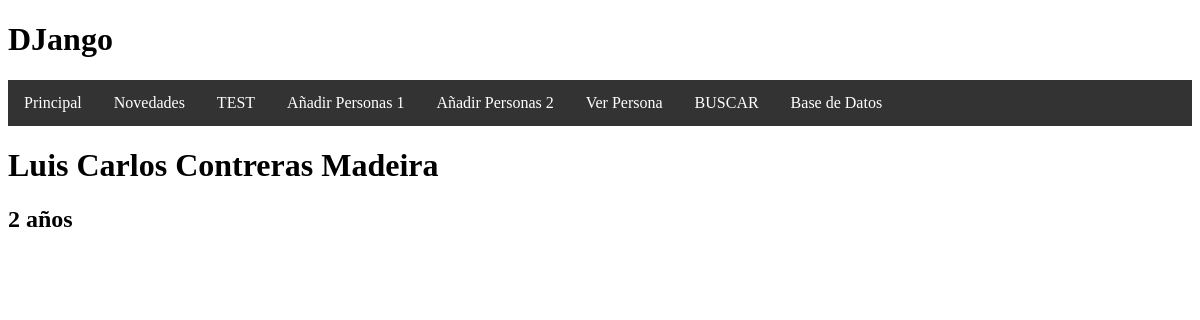
Page /showPersona/2/ on the committed database.
### personas/models.py (models this page shows)
class Persona(models.Model):
    nombres = models.CharField(max_length=100)
    apellidos = models.CharField(max_length=100)
    edad = models.IntegerField()
    donador = models.BooleanField()

### personas/views.py (the view)
# urls.py: path('showPersona/<int:myID>/', personasShowObject, name="ver persona"), #recibe el parametro ID
def personasShowObject(request, myID): #recibe el iD
    obj = get_object_or_404(Persona, id=myID)   #Linea que muestra un error contrlado si no eencuentra el id
    context = {
        'objeto':obj,
    }
    return render(request, "descripcion.html", context)

### personas/templates/descripcion.html
{% extends 'base.html' %}
{% block content %}
<h1>{{ objeto.nombres }} {{ objeto.apellidos }}</h1>
<h2>{{ objeto.edad }} años </h2>
{% endblock %}

### rows in the picture
Persona: nombres "Luis Carlos", apellidos "Contreras Madeira", edad "2"
